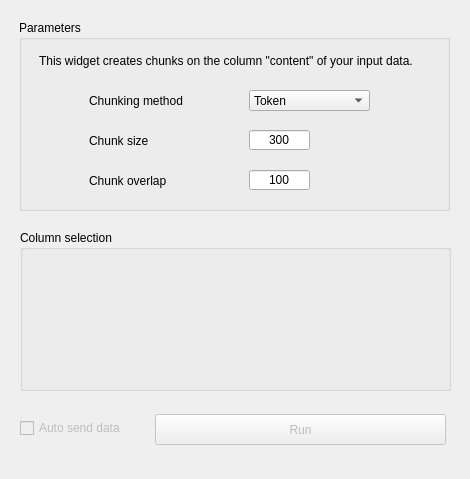
<?xml version="1.0" encoding="UTF-8"?>
<ui version="4.0">
 <class>Form</class>
 <widget class="QWidget" name="Form">
  <property name="geometry">
   <rect>
    <x>0</x>
    <y>0</y>
    <width>470</width>
    <height>479</height>
   </rect>
  </property>
  <property name="windowTitle">
   <string>Form</string>
  </property>
  <widget class="QGroupBox" name="groupBox">
   <property name="geometry">
    <rect>
     <x>19</x>
     <y>20</y>
     <width>431</width>
     <height>191</height>
    </rect>
   </property>
   <property name="title">
    <string>Parameters</string>
   </property>
   <widget class="QLabel" name="label_2">
    <property name="geometry">
     <rect>
      <x>70</x>
      <y>150</y>
      <width>151</width>
      <height>21</height>
     </rect>
    </property>
    <property name="text">
     <string>Chunk overlap</string>
    </property>
   </widget>
   <widget class="QComboBox" name="comboBox">
    <property name="geometry">
     <rect>
      <x>230</x>
      <y>70</y>
      <width>121</width>
      <height>21</height>
     </rect>
    </property>
    <item>
     <property name="text">
      <string>Token</string>
     </property>
    </item>
    <item>
     <property name="text">
      <string>Sentence</string>
     </property>
    </item>
    <item>
     <property name="text">
      <string>Recursive</string>
     </property>
    </item>
   </widget>
   <widget class="QLineEdit" name="chunkSize">
    <property name="geometry">
     <rect>
      <x>230</x>
      <y>110</y>
      <width>61</width>
      <height>20</height>
     </rect>
    </property>
    <property name="text">
     <string>300</string>
    </property>
    <property name="alignment">
     <set>Qt::AlignCenter</set>
    </property>
   </widget>
   <widget class="QLabel" name="Description">
    <property name="geometry">
     <rect>
      <x>20</x>
      <y>10</y>
      <width>401</width>
      <height>61</height>
     </rect>
    </property>
    <property name="text">
     <string>This widget creates chunks on the column &quot;content&quot; of your input data.</string>
    </property>
    <property name="textFormat">
     <enum>Qt::AutoText</enum>
    </property>
    <property name="alignment">
     <set>Qt::AlignLeading|Qt::AlignLeft|Qt::AlignVCenter</set>
    </property>
    <property name="wordWrap">
     <bool>true</bool>
    </property>
   </widget>
   <widget class="QLineEdit" name="QLoverlap">
    <property name="geometry">
     <rect>
      <x>230</x>
      <y>150</y>
      <width>61</width>
      <height>20</height>
     </rect>
    </property>
    <property name="text">
     <string>100</string>
    </property>
    <property name="alignment">
     <set>Qt::AlignCenter</set>
    </property>
   </widget>
   <widget class="QLabel" name="label_4">
    <property name="geometry">
     <rect>
      <x>70</x>
      <y>70</y>
      <width>101</width>
      <height>21</height>
     </rect>
    </property>
    <property name="text">
     <string>Chunking method</string>
    </property>
   </widget>
   <widget class="QLabel" name="label">
    <property name="geometry">
     <rect>
      <x>70</x>
      <y>110</y>
      <width>151</width>
      <height>21</height>
     </rect>
    </property>
    <property name="text">
     <string>Chunk size</string>
    </property>
   </widget>
  </widget>
  <widget class="QPushButton" name="pushButton_send">
   <property name="enabled">
    <bool>false</bool>
   </property>
   <property name="geometry">
    <rect>
     <x>155</x>
     <y>414</y>
     <width>291</width>
     <height>31</height>
    </rect>
   </property>
   <property name="text">
    <string>Run</string>
   </property>
  </widget>
  <widget class="QCheckBox" name="checkBox_send">
   <property name="enabled">
    <bool>false</bool>
   </property>
   <property name="geometry">
    <rect>
     <x>20</x>
     <y>420</y>
     <width>131</width>
     <height>16</height>
    </rect>
   </property>
   <property name="text">
    <string>Auto send data</string>
   </property>
  </widget>
  <widget class="QGroupBox" name="groupBox_3">
   <property name="geometry">
    <rect>
     <x>20</x>
     <y>230</y>
     <width>431</width>
     <height>161</height>
    </rect>
   </property>
   <property name="title">
    <string>Column selection</string>
   </property>
   <widget class="QLabel" name="Description_4">
    <property name="geometry">
     <rect>
      <x>10</x>
      <y>30</y>
      <width>411</width>
      <height>61</height>
     </rect>
    </property>
    <property name="text">
     <string/>
    </property>
    <property name="textFormat">
     <enum>Qt::AutoText</enum>
    </property>
    <property name="alignment">
     <set>Qt::AlignLeading|Qt::AlignLeft|Qt::AlignVCenter</set>
    </property>
    <property name="wordWrap">
     <bool>true</bool>
    </property>
   </widget>
   <widget class="QWidget" name="placeholder" native="true">
    <property name="geometry">
     <rect>
      <x>0</x>
      <y>20</y>
      <width>431</width>
      <height>141</height>
     </rect>
    </property>
   </widget>
  </widget>
 </widget>
 <resources/>
 <connections/>
</ui>
